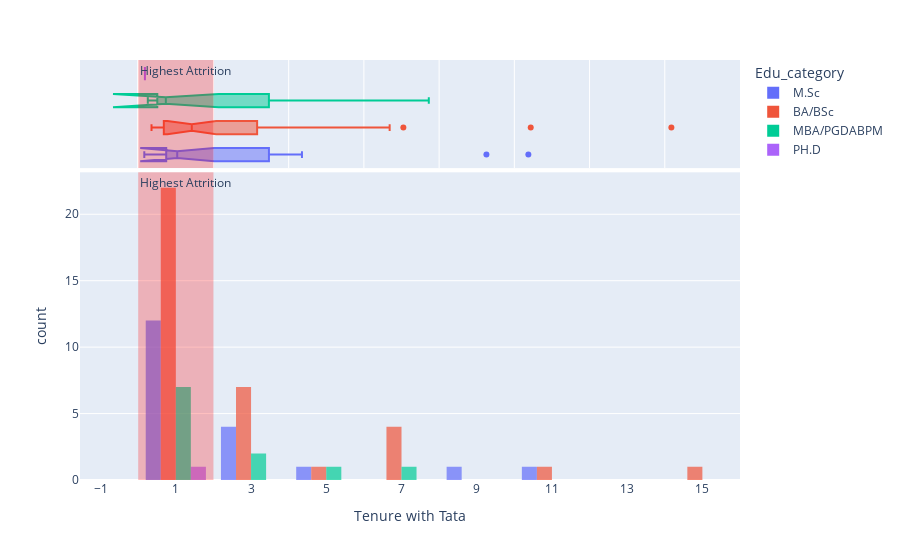

The cell this chart's notebook holds for it:
### Code cell
fig = px.histogram(df,x = "Tenure with Tata",color = "Edu_category",marginal='box', opacity=0.7,barmode='group')
fig.add_vrect(x0 = 0, x1=2, annotation_text="Highest Attrition", annotation_position="top left",
              fillcolor="red", opacity=0.25, line_width=0)
fig.show()

### Figure 1 — Plotly figure (JSON) as saved in the notebook; plotly's stock layout.template omitted (floating-point values rounded to 4 significant figures)
{"data": [{"alignmentgroup": "True", "bingroup": "x", "hovertemplate": "Edu_category=M.Sc<br>Tenure with Tata=%{x}<br>count=%{y}<extra></extra>", "legendgroup": "M.Sc", "marker": {"color": "#636efa", "opacity": 0.7, "pattern": {"shape": ""}}, "name": "M.Sc", "offsetgroup": "M.Sc", "orientation": "v", "showlegend": true, "type": "histogram", "x": [1.222, 9.258, 0.1616, 0.7918, 0.5014, 10.37, 0.737, 0.4521, 2.912, 0.6137, 0.9096, 2.173, 4.353, 0.766, 1.405, 3.663, 1.037, 3.805, 0.7781], "xaxis": "x", "yaxis": "y"}, {"alignmentgroup": "True", "hovertemplate": "Edu_category=M.Sc<br>Tenure with Tata=%{x}<extra></extra>", "legendgroup": "M.Sc", "marker": {"color": "#636efa"}, "name": "M.Sc", "notched": true, "offsetgroup": "M.Sc", "showlegend": false, "type": "box", "x": [1.222, 9.258, 0.1616, 0.7918, 0.5014, 10.37, 0.737, 0.4521, 2.912, 0.6137, 0.9096, 2.173, 4.353, 0.766, 1.405, 3.663, 1.037, 3.805, 0.7781], "xaxis": "x2", "yaxis": "y2"}, {"alignmentgroup": "True", "bingroup": "x", "hovertemplate": "Edu_category=BA/BSc<br>Tenure with Tata=%{x}<br>count=%{y}<extra></extra>", "legendgroup": "BA/BSc", "marker": {"color": "#EF553B", "opacity": 0.7, "pattern": {"shape": ""}}, "name": "BA/BSc", "offsetgroup": "BA/BSc", "orientation": "v", "showlegend": true, "type": "histogram", "x": [0.3534, 3.008, 0.9068, 0.5808, 5.956, 1.468, 1.036, 0.9151, 6.337, 0.5644, 2.123, 3.315, 6.685, 1.929, 0.4466, 0.3699, 0.4603, 1.381, 2.038, 0.589, 0.7479, 2.995, 7.049, 14.18, 0.9205, 0.6137, 10.44, 0.5973, 6.249, 1.951, 0.8044, 3.337, 2.537, 1.3, 0.7753, 1.577], "xaxis": "x", "yaxis": "y"}, {"alignmentgroup": "True", "hovertemplate": "Edu_category=BA/BSc<br>Tenure with Tata=%{x}<extra></extra>", "legendgroup": "BA/BSc", "marker": {"color": "#EF553B"}, "name": "BA/BSc", "notched": true, "offsetgroup": "BA/BSc", "showlegend": false, "type": "box", "x": [0.3534, 3.008, 0.9068, 0.5808, 5.956, 1.468, 1.036, 0.9151, 6.337, 0.5644, 2.123, 3.315, 6.685, 1.929, 0.4466, 0.3699, 0.4603, 1.381, 2.038, 0.589, 0.7479, 2.995, 7.049, 14.18, 0.9205, 0.6137, 10.44, 0.5973, 6.249, 1.951, 0.8044, 3.337, 2.537, 1.3, 0.7753, 1.577], "xaxis": "x2", "yaxis": "y2"}, {"alignmentgroup": "True", "bingroup": "x", "hovertemplate": "Edu_category=MBA/PGDABPM<br>Tenure with Tata=%{x}<br>count=%{y}<extra></extra>", "legendgroup": "MBA/PGDABPM", "marker": {"color": "#00cc96", "opacity": 0.7, "pattern": {"shape": ""}}, "name": "MBA/PGDABPM", "offsetgroup": "MBA/PGDABPM", "orientation": "v", "showlegend": true, "type": "histogram", "x": [0.4164, 0.2548, 0.4756, 0.6017, 7.726, 0.7342, 2.129, 0.7551, 4.162, 0.7233, 3.923], "xaxis": "x", "yaxis": "y"}, {"alignmentgroup": "True", "hovertemplate": "Edu_category=MBA/PGDABPM<br>Tenure with Tata=%{x}<extra></extra>", "legendgroup": "MBA/PGDABPM", "marker": {"color": "#00cc96"}, "name": "MBA/PGDABPM", "notched": true, "offsetgroup": "MBA/PGDABPM", "showlegend": false, "type": "box", "x": [0.4164, 0.2548, 0.4756, 0.6017, 7.726, 0.7342, 2.129, 0.7551, 4.162, 0.7233, 3.923], "xaxis": "x2", "yaxis": "y2"}, {"alignmentgroup": "True", "bingroup": "x", "hovertemplate": "Edu_category=PH.D<br>Tenure with Tata=%{x}<br>count=%{y}<extra></extra>", "legendgroup": "PH.D", "marker": {"color": "#ab63fa", "opacity": 0.7, "pattern": {"shape": ""}}, "name": "PH.D", "offsetgroup": "PH.D", "orientation": "v", "showlegend": true, "type": "histogram", "x": [0.1781], "xaxis": "x", "yaxis": "y"}, {"alignmentgroup": "True", "hovertemplate": "Edu_category=PH.D<br>Tenure with Tata=%{x}<extra></extra>", "legendgroup": "PH.D", "marker": {"color": "#ab63fa"}, "name": "PH.D", "notched": true, "offsetgroup": "PH.D", "showlegend": false, "type": "box", "x": [0.1781], "xaxis": "x2", "yaxis": "y2"}], "layout": {"annotations": [{"showarrow": false, "text": "Highest Attrition", "x": 0, "xanchor": "left", "xref": "x", "y": 1, "yanchor": "top", "yref": "y domain"}, {"showarrow": false, "text": "Highest Attrition", "x": 0, "xanchor": "left", "xref": "x2", "y": 1, "yanchor": "top", "yref": "y2 domain"}], "barmode": "group", "legend": {"title": {"text": "Edu_category"}, "tracegroupgap": 0}, "margin": {"t": 60}, "shapes": [{"fillcolor": "red", "line": {"width": 0}, "opacity": 0.25, "type": "rect", "x0": 0, "x1": 2, "xref": "x", "y0": 0, "y1": 1, "yref": "y domain"}, {"fillcolor": "red", "line": {"width": 0}, "opacity": 0.25, "type": "rect", "x0": 0, "x1": 2, "xref": "x2", "y0": 0, "y1": 1, "yref": "y2 domain"}], "xaxis": {"anchor": "y", "domain": [0, 1], "title": {"text": "Tenure with Tata"}}, "xaxis2": {"anchor": "y2", "domain": [0, 1], "matches": "x", "showgrid": true, "showticklabels": false}, "yaxis": {"anchor": "x", "domain": [0, 0.7326], "title": {"text": "count"}}, "yaxis2": {"anchor": "x2", "domain": [0.7426, 1], "matches": "y2", "showgrid": false, "showline": false, "showticklabels": false, "ticks": ""}}}
